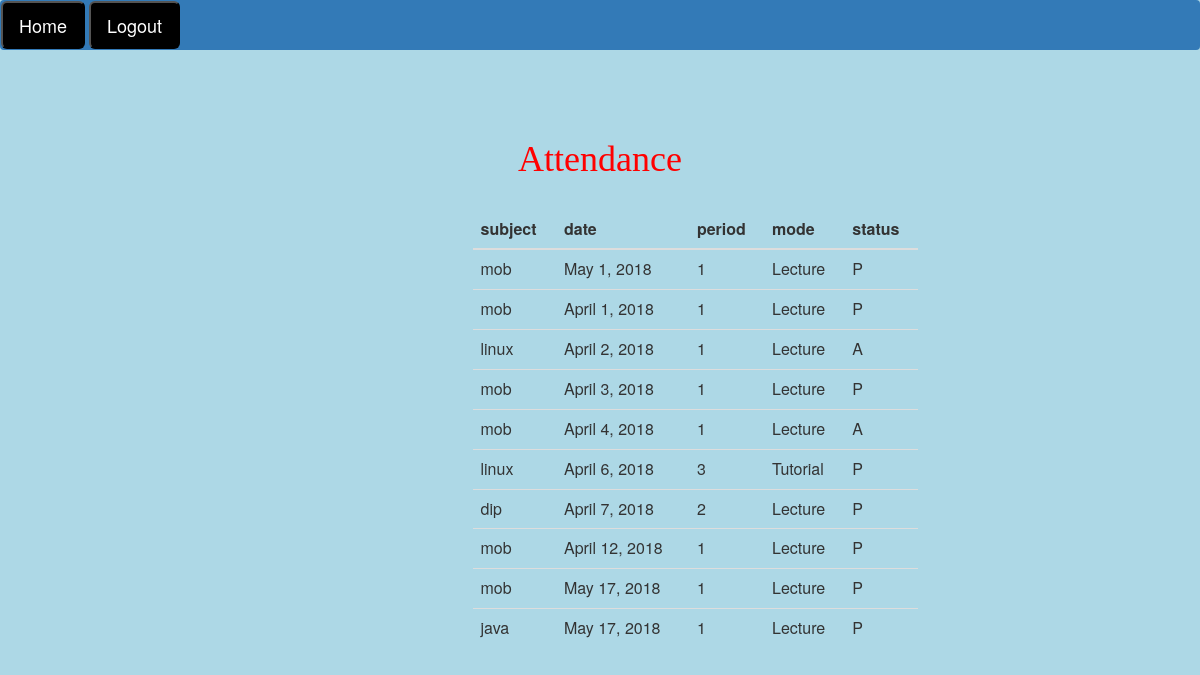
The app's page /seeattendance (signed in) with its own data.
### faculty/models.py (models this page shows)
class attendance(models.Model):
    aid=models.AutoField(primary_key=True)
    asbranchid=models.ForeignKey(branch,on_delete=models.CASCADE)
    assubjectid=models.ForeignKey(subject,on_delete=models.CASCADE,default='')
    date=models.DateField(blank=False)
    period=models.IntegerField(blank=False,default=0)
    modeofclass=models.CharField(blank=False,default='L',max_length=500)#L,P,T

class subject(models.Model):
    subjectid=models.AutoField(primary_key=True)
    subjectname=models.CharField(blank=False,default='',max_length=500)
    branchid=models.ForeignKey(branch,on_delete=models.CASCADE)
    def __str__(self):
        return str(self.subjectname)

### faculty/views.py (the view)
# urls.py: url(r'^seeattendance',views.seeattendance),
@csrf_exempt
def seeattendance(request):
    if request.method=='GET':
        if not request.session.get('sessionid', None):
            return HttpResponse("Login Required")
        sessionid = request.session['sessionid']
        print("session id:"+str(sessionid))
        try:
            attendancerecordobj=attendancerecord.objects.filter(studentid=sessionid)
        except Exception as e:
            print("In the see attendance"+str(e))
        context_attendance_record_list=[]
        context_attendance_record_dict={}
        for attendances in attendancerecordobj:
            context_attendance_record={}
            rid=attendances.rid
            attendanceid=attendances.aid
            status = attendances.status
            ssubjectid=attendanceid.assubjectid
            sbranchid=attendanceid.asbranchid
            current_date=attendanceid.date
            period=attendanceid.period
            modeofclass=attendanceid.modeofclass
            print(str(attendanceid)+' '+str(ssubjectid)+' '+str(sbranchid)+' '+str(current_date)+' '+str(period)+' '+str(modeofclass)+' '+str(status))
            context_attendance_record['rid']=rid
            context_attendance_record['attendanceid']=attendanceid
            context_attendance_record['sbranchid']=sbranchid
            context_attendance_record['ssubjectid']=ssubjectid
            context_attendance_record['current_date']=current_date
            context_attendance_record['period']=period
            context_attendance_record['modeofclass']=modeofclass
            context_attendance_record['status']=status
            context_attendance_record_list.append(context_attendance_record)
        return render(request,"seeattendance.html",{'c':context_attendance_record_list})

### faculty/models.py (called while the page is built)
    def __str__(self):
        return str(self.branchname)

### faculty/templates/seeattendance.html (shortened to what this page needs)
<html>
<head>
	<link href="https://maxcdn.bootstrapcdn.com/bootstrap/3.3.7/css/bootstrap.min.css" rel="stylesheet">
</head>
	<body  style="background:lightblue">
	<div style="position:relative;top:0%; right:0%">
<nav class="navbar navbar-expand-sm bg-primary navbar-dark">
		<a class="nav-link" href="/home"><button class="btn-lg" style="color:white;background-color:black">Home</button></a>
   <a class="nav-link" href="/logout"><button class="btn-lg" style="color:white;background-color:black">Logout</button></a>
</nav>
	</div>
	<div id="a" class="col-sm-6 col-sm-offset-3">
<center><h1 style="color:red;font-family:Times new roman;">Attendance</h1></center>
			<br/>
		<div class=" col-sm-10 col-sm-offset-3 text-center">
         <table class="table">
    <thead>
      <tr>
		  <th>subject </th>
		  <th>date</th>
		  <th>period</th>
		  <th>mode</th>
		  <th>status</th>
      </tr>
    </thead>
    <tbody>
	{% for i in c %}
      <tr>
		  <td>{{i.ssubjectid}}</td>
          <td>{{i.current_date}}</td>
          <td>{{i.period}}</td>
          <td>{{i.modeofclass}}</td>
          <td>{{i.status}}</td>
              </tr>
    {% endfor %}
    </tbody>
  </table>
 </body>
</html>

### faculty/templates/seeattendance.html (style rules this page uses)
#a { position: fixed; top: 15%; }

### records on screen
attendance: ssubjectid "mob", current_date "May 1, 2018", period "1", modeofclass "Lecture", status "P"
attendance: ssubjectid "mob", current_date "April 1, 2018", period "1", modeofclass "Lecture", status "P"
attendance: ssubjectid "linux", current_date "April 2, 2018", period "1", modeofclass "Lecture", status "A"
attendance: ssubjectid "mob", current_date "April 3, 2018", period "1", modeofclass "Lecture", status "P"
attendance: ssubjectid "mob", current_date "April 4, 2018", period "1", modeofclass "Lecture", status "A"
attendance: ssubjectid "linux", current_date "April 6, 2018", period "3", modeofclass "Tutorial", status "P"
attendance: ssubjectid "dip", current_date "April 7, 2018", period "2", modeofclass "Lecture", status "P"
attendance: ssubjectid "mob", current_date "April 12, 2018", period "1", modeofclass "Lecture", status "P"
attendance: ssubjectid "mob", current_date "May 17, 2018", period "1", modeofclass "Lecture", status "P"
attendance: ssubjectid "java", current_date "May 17, 2018", period "1", modeofclass "Lecture", status "P"
